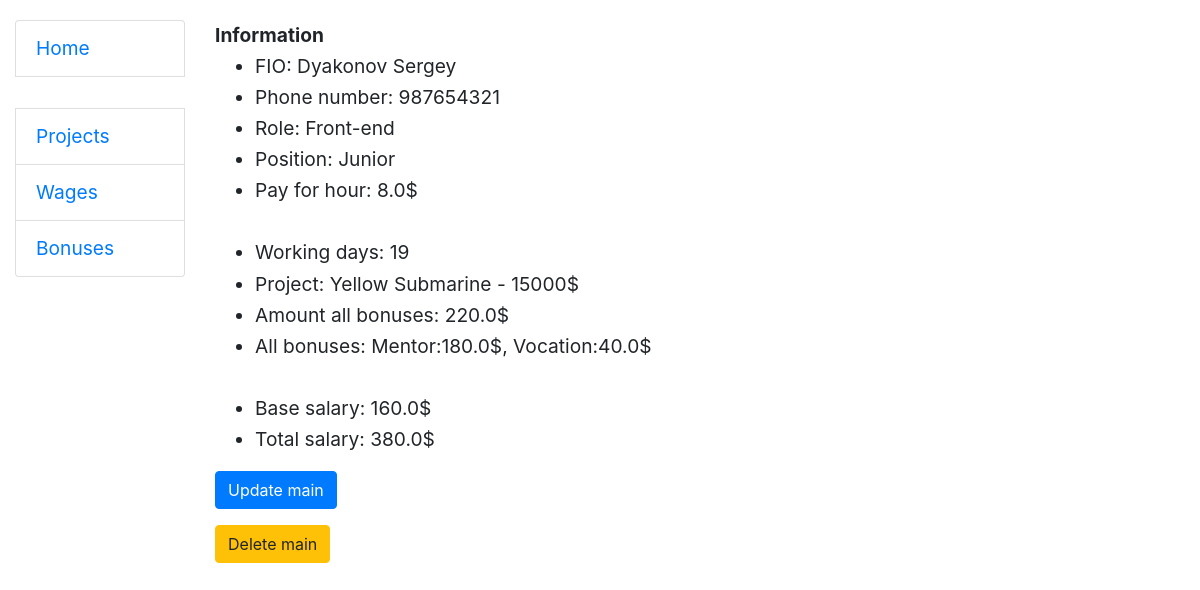
Screenshot of /main/3/ with the database file from the repository.
### salary/models.py (models this page shows, shortened)
class Main(models.Model):
    report_card = models.ForeignKey(to=ReportCard, on_delete=models.CASCADE)
    wage = models.ForeignKey(to=Wage, on_delete=models.CASCADE)
    @property
    def amount_of_days(self):
        return int(self.report_card.end.day - self.report_card.start.day)
    @property
    def base_salary(self):
        return f"{float((self.amount_of_days * 8) + self.wage.pay_per_hour)}$"
    @property
    def full_bonus(self):
        return sum([bon["price_for_bonus"] for bon in self.report_card.person_bonus_project.bonus.all().values()])
    @property
    def full_bonus_detail(self):
        return ", ".join([f"{bon['name']}:{bon['price_for_bonus']}$" for bon in self.report_card.person_bonus_project.bonus.all().values()])
    @property
    def total_salary(self):
        return f"{(self.full_bonus + float(self.base_salary[:-1]))}$"

class ReportCard(models.Model):
    start = models.DateTimeField()
    end = models.DateTimeField()
    person_bonus_project = models.ForeignKey(
        to=PersonBonusProject, on_delete=models.CASCADE, null=True
    )

class PersonBonusProject(models.Model):
    person = models.ForeignKey(to=Person, on_delete=models.CASCADE)
    project = models.ForeignKey(to=Project, on_delete=models.CASCADE)
    bonus = models.ManyToManyField(to=Bonus, related_name="bonus")

class Person(AbstractUser):
    middle_name = models.CharField(max_length=30)
    phone_number = models.IntegerField(null=True)
    @property
    def full_name(self):
        return f"{self.last_name} {self.first_name} {self.middle_name}"
    class Meta:
        verbose_name = "person"
        verbose_name_plural = "persons"

class Wage(models.Model):
    position = models.CharField(max_length=255)
    role = models.CharField(max_length=255)
    pay_per_hour = models.FloatField()

class Project(models.Model):
    name = models.CharField(max_length=255)
    price = models.IntegerField()
    start = models.DateField()
    end = models.DateField()
    def __str__(self):
        return f"{self.name} - {self.price}"

### salary/views.py (the view)
# urls.py: path("main/<int:pk>/", MainDetailView.as_view(), name="main-detail"),
class MainDetailView(generic.DetailView):
    model = Main

### templates/salary/main_detail.html
{% extends "base.html" %}
{% block content %}
    <strong>Information</strong>
    <br>
    <ul>
        <li>FIO: {{ main.report_card.person_bonus_project.person.full_name }}</li>
        <li>Phone number: {{ main.report_card.person_bonus_project.person.phone_number }}</li>
        <li>Role: {{ main.wage.role }}</li>
        <li>Position: {{ main.wage.position }}</li>
        <li>Pay for hour: {{ main.wage.pay_per_hour }}$</li>
        <br>
        <li>Working days: {{ main.amount_of_days }}</li>
        <li>Project: {{ main.report_card.person_bonus_project.project }}$</li>
        <li>Amount all bonuses: {{ main.full_bonus }}$</li>
        <li>All bonuses: {{ main.full_bonus_detail }}</li>
        <br>
        <li>Base salary: {{ main.base_salary }}</li>
        <li>Total salary: {{ main.total_salary }}</li>
    </ul>
    <p><a  class="button-update btn btn-primary" href="{% url 'salary:main-update' pk=main.id %}">Update main</a></p>
    <p><a  class="button-delete btn btn-warning" href="{% url 'salary:main-delete' pk=main.id %}">Delete main</a></p>
{% endblock %}

### static/css/styles.css (style rules this page uses)
body { margin-top: 20px; text-align: left; font-size: 120%; line-height: 1.618; }

### rows the page displays
Main: report_card.person_bonus_project.person.full_name "Dyakonov Sergey", report_card.person_bonus_project.person.phone_number "987654321", wage.role "Front-end", wage.position "Junior", wage.pay_per_hour "8.0", amount_of_days "19", report_card.person_bonus_project.project "Yellow Submarine - 15000", full_bonus "220.0", full_bonus_detail "Mentor:180.0$, Vocation:40.0$", base_salary "160.0$", total_salary "380.0$"
